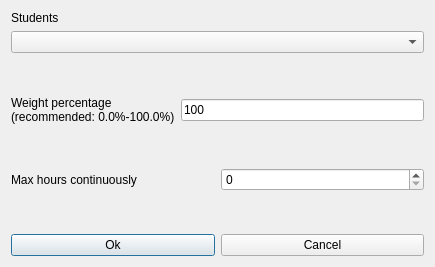
<?xml version="1.0" encoding="UTF-8"?>
<ui version="4.0">
 <class>ModifyConstraintStudentsSetMaxHoursContinuouslyForm_template</class>
 <widget class="QDialog" name="ModifyConstraintStudentsSetMaxHoursContinuouslyForm_template">
  <property name="geometry">
   <rect>
    <x>0</x>
    <y>0</y>
    <width>435</width>
    <height>267</height>
   </rect>
  </property>
  <property name="windowTitle">
   <string extracomment="This is the title of the dialog to modify a constraint of this type">Modify students set max hours continuously</string>
  </property>
  <layout class="QGridLayout" name="gridLayout">
   <item row="0" column="0">
    <layout class="QVBoxLayout" name="verticalLayout">
     <item>
      <widget class="QLabel" name="studentsTextLabel">
       <property name="frameShape">
        <enum>QFrame::NoFrame</enum>
       </property>
       <property name="frameShadow">
        <enum>QFrame::Plain</enum>
       </property>
       <property name="text">
        <string>Students</string>
       </property>
       <property name="wordWrap">
        <bool>false</bool>
       </property>
      </widget>
     </item>
     <item>
      <widget class="QComboBox" name="studentsComboBox">
       <property name="editable">
        <bool>false</bool>
       </property>
       <property name="insertPolicy">
        <enum>QComboBox::NoInsert</enum>
       </property>
       <property name="autoCompletion">
        <bool>false</bool>
       </property>
       <property name="duplicatesEnabled">
        <bool>false</bool>
       </property>
      </widget>
     </item>
    </layout>
   </item>
   <item row="1" column="0">
    <spacer name="verticalSpacer">
     <property name="orientation">
      <enum>Qt::Vertical</enum>
     </property>
     <property name="sizeHint" stdset="0">
      <size>
       <width>20</width>
       <height>30</height>
      </size>
     </property>
    </spacer>
   </item>
   <item row="2" column="0">
    <layout class="QHBoxLayout" name="horizontalLayout_3">
     <item>
      <widget class="QLabel" name="weightTextLabel">
       <property name="frameShape">
        <enum>QFrame::NoFrame</enum>
       </property>
       <property name="frameShadow">
        <enum>QFrame::Plain</enum>
       </property>
       <property name="text">
        <string>Weight percentage
(recommended: 0.0%-100.0%)</string>
       </property>
       <property name="wordWrap">
        <bool>false</bool>
       </property>
      </widget>
     </item>
     <item>
      <widget class="QLineEdit" name="weightLineEdit">
       <property name="text">
        <string>100</string>
       </property>
      </widget>
     </item>
    </layout>
   </item>
   <item row="3" column="0">
    <spacer name="verticalSpacer_2">
     <property name="orientation">
      <enum>Qt::Vertical</enum>
     </property>
     <property name="sizeHint" stdset="0">
      <size>
       <width>20</width>
       <height>29</height>
      </size>
     </property>
    </spacer>
   </item>
   <item row="4" column="0">
    <layout class="QHBoxLayout" name="horizontalLayout_2">
     <item>
      <widget class="QLabel" name="maxHoursTextLabel">
       <property name="frameShape">
        <enum>QFrame::NoFrame</enum>
       </property>
       <property name="frameShadow">
        <enum>QFrame::Plain</enum>
       </property>
       <property name="text">
        <string>Max hours continuously</string>
       </property>
       <property name="wordWrap">
        <bool>false</bool>
       </property>
      </widget>
     </item>
     <item>
      <widget class="QSpinBox" name="maxHoursSpinBox"/>
     </item>
    </layout>
   </item>
   <item row="5" column="0">
    <spacer name="verticalSpacer_3">
     <property name="orientation">
      <enum>Qt::Vertical</enum>
     </property>
     <property name="sizeHint" stdset="0">
      <size>
       <width>20</width>
       <height>30</height>
      </size>
     </property>
    </spacer>
   </item>
   <item row="6" column="0">
    <layout class="QHBoxLayout" name="horizontalLayout">
     <item>
      <widget class="QPushButton" name="okPushButton">
       <property name="text">
        <string>Ok</string>
       </property>
      </widget>
     </item>
     <item>
      <widget class="QPushButton" name="cancelPushButton">
       <property name="text">
        <string>Cancel</string>
       </property>
      </widget>
     </item>
    </layout>
   </item>
  </layout>
 </widget>
 <layoutdefault spacing="6" margin="11"/>
 <tabstops>
  <tabstop>studentsComboBox</tabstop>
  <tabstop>weightLineEdit</tabstop>
  <tabstop>maxHoursSpinBox</tabstop>
  <tabstop>okPushButton</tabstop>
  <tabstop>cancelPushButton</tabstop>
 </tabstops>
 <resources/>
 <connections/>
</ui>
